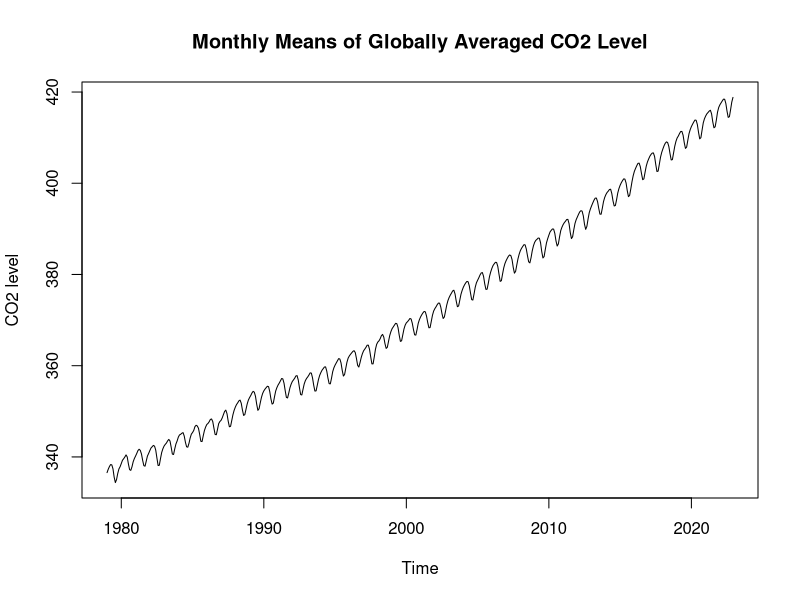
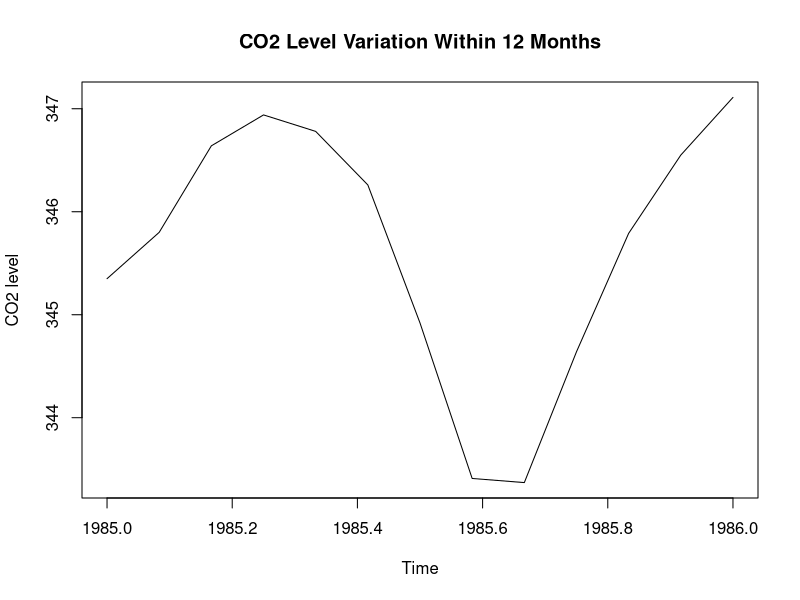
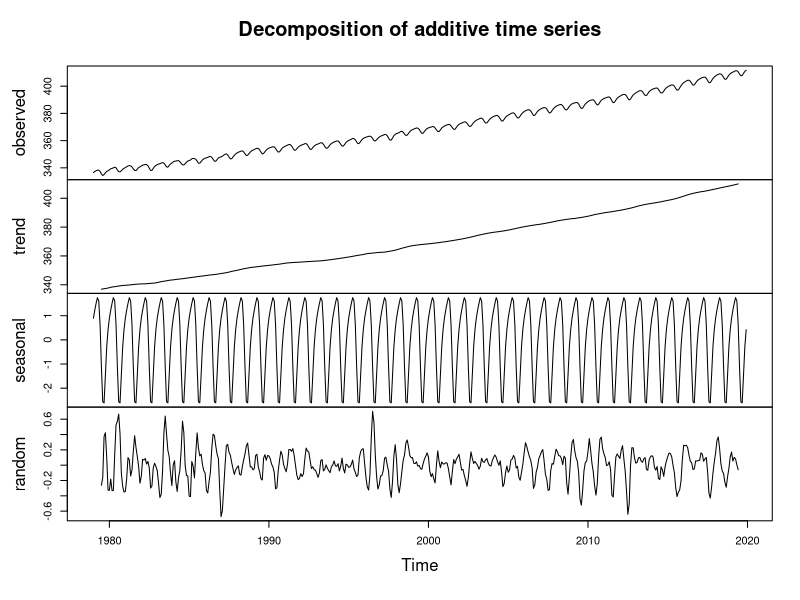
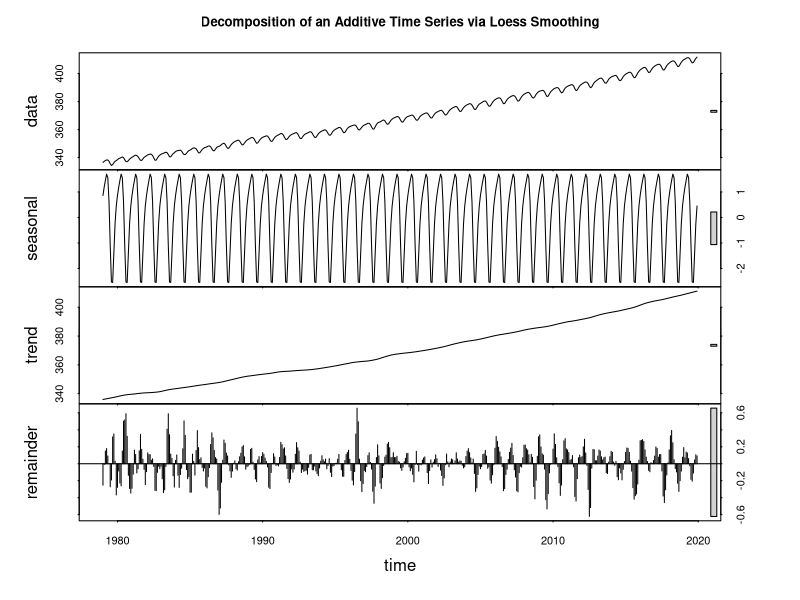

Here is the R script that generated these plots, in order:
## ---- chunk 1
knitr::opts_chunk$set(echo = TRUE)
#if you do not have the package, type install.packages("name_of_the_package")
library(tidyverse)
library(knitr)
library(tseries)
library(zoo)
## ---- chunk 2
co2 <- read.csv("co2_mm_gl.csv", header = TRUE, skip = 55)
co2_ts <- ts(co2[,4], start = c(1979,1),frequency = 12)
plot(co2_ts,
     main = "Monthly Means of Globally Averaged CO2 Level",
     ylab = "CO2 level")
plot(window(co2_ts, start = c(1985,1),end = c(1986,1)),
     main = "CO2 Level Variation Within 12 Months",
     ylab = "CO2 level")
## ---- chunk 3
co2_train <- window(co2_ts,start = c(1979,1),end = c(2019,12),frequency = 12)
co2_test <- window(co2_ts, start = c(2020,1), end = c(2022,10), frequency = 12)

co2_train_decom <- decompose(co2_train, type = "additive")
plot(co2_train_decom)

co2_train_loess <- stl(co2_train,s.window = "periodic")
plot(co2_train_loess,
     main = "Decomposition of an Additive Time Series via Loess Smoothing")
## ---- chunk 4
# MA method
ma_trend <- co2_train_decom$trend
# Loess smoothing
loess_trend <- co2_train_loess$time.series[,"trend"]
# Fitted Models
lm_ma <- lm(co2_train ~ ma_trend)
lm_loess <- lm(co2_train ~ loess_trend)
summary(lm_ma)
summary(lm_loess)
